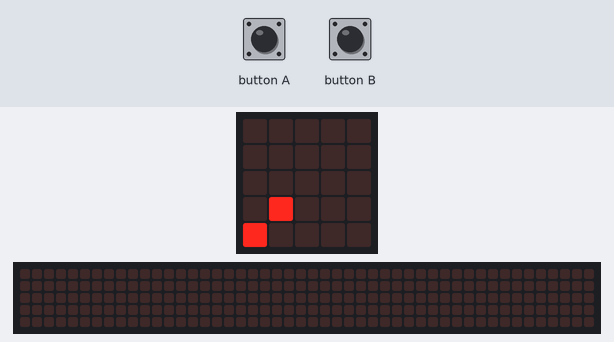
The program below on a simulated BBC micro:bit (MakeCode). Shown: the board's 5×5 LED display, a strip that is not on the board, showing the scrolling text unrolled. The inputs (shaded band) are chosen by the test bench. Random numbers come from a fixed seed; the 48×5 strip is a reading aid, not a part: it shows the text the display is scrolling, unrolled, one strip-width of it at a time.

Above: at 1.2 s.
1.3 s: button B pressed for 0.15 s
At 1.65 s:
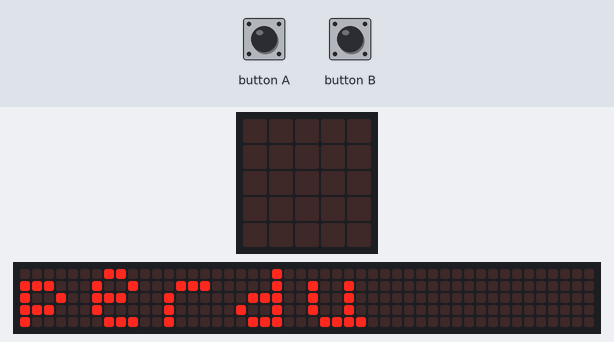
2.0 s: button A pressed for 0.15 s
2.7 s: button B pressed for 0.15 s
At 3.0 s:
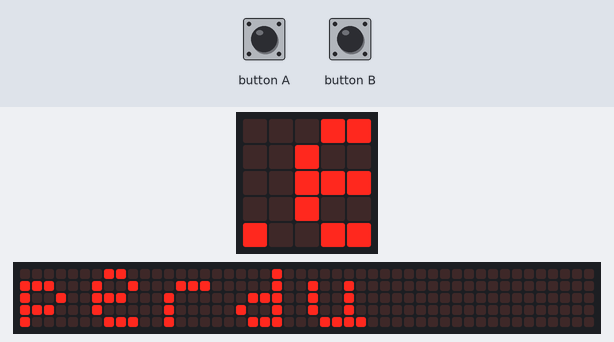
3.4 s: button A pressed for 0.15 s
At 3.75 s:
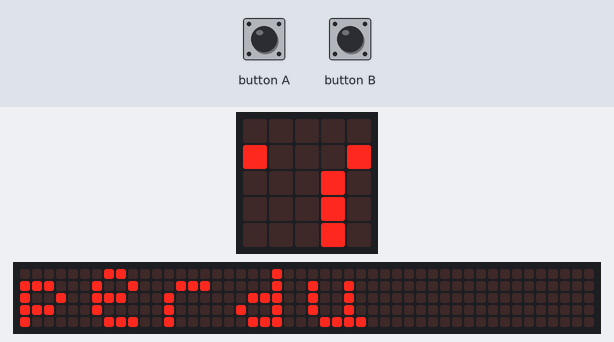
4.1 s: button B pressed for 0.15 s
At 4.35 s:
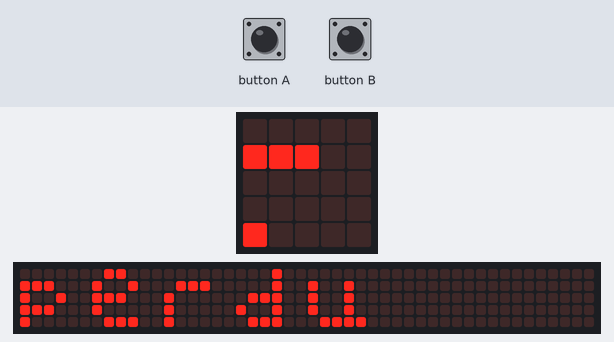
4.8 s: button A pressed for 0.15 s
Timing chart, 0 to 7.8 s (numbered marks = the images above; inputs shaded):
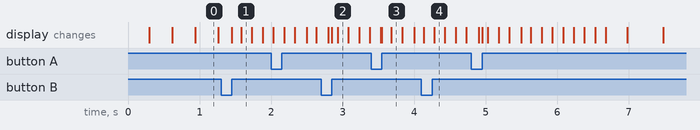

The program:

main.ts
```typescript
input.onButtonPressed(Button.A, function () {
    if (X != 0) {
        led.unplot(X, 4)
        X += -1
        led.plot(X, 4)
    }
})
input.onButtonPressed(Button.B, function () {
    if (X != 4) {
        led.unplot(X, 4)
        X += 1
        led.plot(X, 4)
    }
})
let Ypion = 0
let X = 0
X = 0
led.plot(X, 4)
let Xpion = randint(0, 4)
led.plot(Xpion, Ypion)
basic.forever(function () {
    if (Ypion > 4) {
        Ypion = -1
        Xpion = randint(0, 4)
    }
    basic.pause(300)
    led.unplot(Xpion, Ypion)
    Ypion += 1
    led.plot(Xpion, Ypion)
    if (Ypion == 4 && Xpion == X) {
        Ypion = -1
        Xpion = randint(0, 4)
    }
    if (Ypion > 4) {
        basic.showString("perdu")
        basic.pause(500)
        X = 0
        led.plot(X, 4)
        basic.pause(500)
    }
})
```

test.ts
```typescript
// les tests vont ici ; cela ne sera pas compilé si ce paquet est utilisé en tant qu'extension.
```
